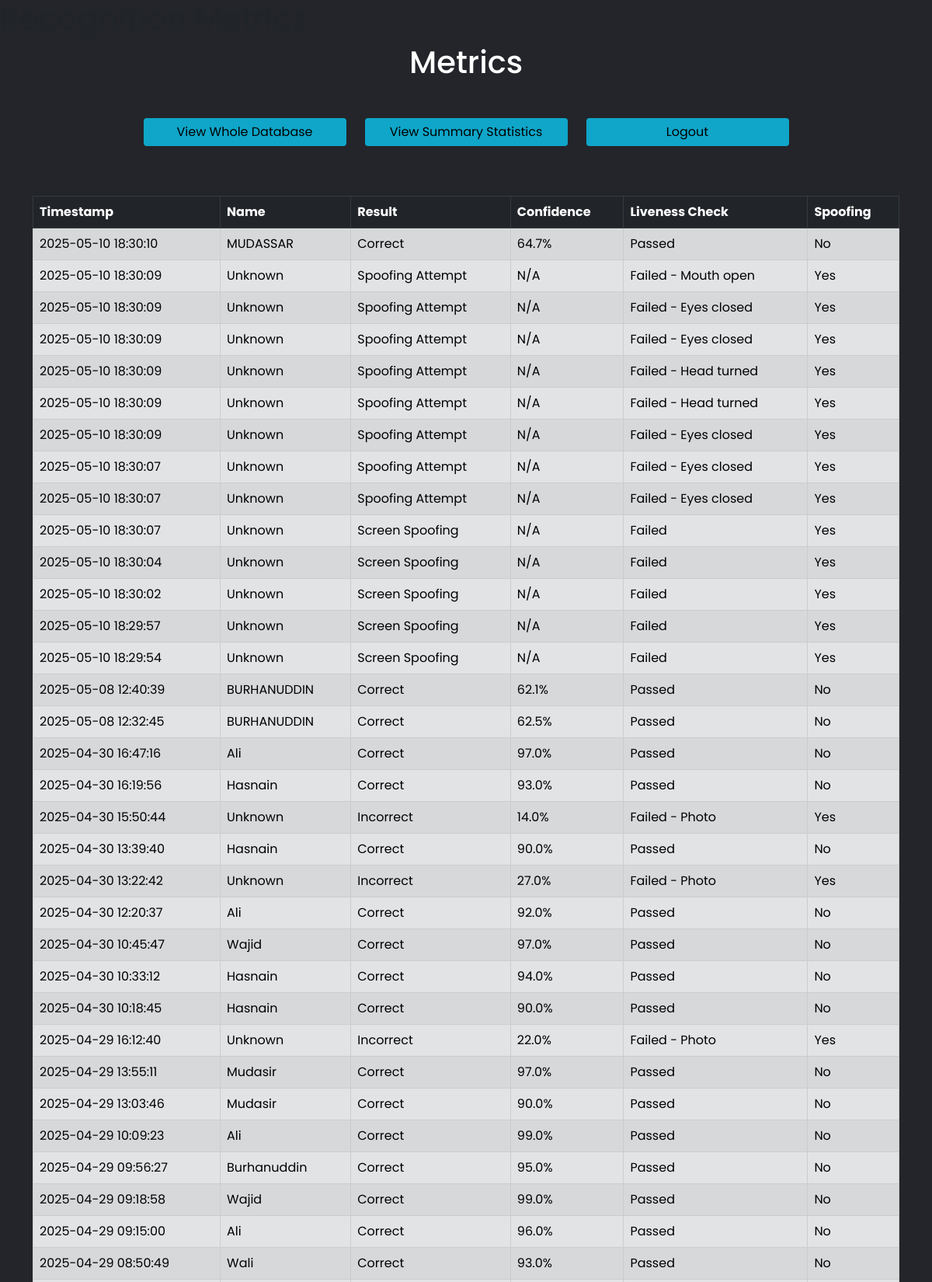
The app's page /metrics (upper part) with its own data.
### tables this page shows
CREATE TABLE RecognitionLogs (id INTEGER PRIMARY KEY AUTOINCREMENT, timestamp TEXT, name TEXT, recognition_result TEXT, is_spoofing BOOLEAN, confidence REAL, liveness_check TEXT);

### app.py (the view)
@app.route('/metrics', methods=["GET", "POST"])
def metrics():
        conn = sqlite3.connect('information.db')
        conn.row_factory = sqlite3.Row  # This enables column access by name
        date_filter = request.form.get('date_filter')
        name_filter = request.form.get('name_filter')
        result_filter = request.form.get('result_filter')
        query = "SELECT * FROM RecognitionLogs WHERE 1=1"
        params = []
        if date_filter:
            query += " AND date(timestamp) = ?"
            params.append(date_filter)
        if name_filter and name_filter != "All":
            query += " AND name = ?"
            params.append(name_filter)
        if result_filter and result_filter != "All":
            if result_filter == "Spoofing":
                query += " AND is_spoofing = 1"
            else:
                query += " AND recognition_result = ?"
                params.append(result_filter)
        query += " ORDER BY timestamp DESC"
        cur = conn.cursor()
        cur.execute(query, params)
        rows = cur.fetchall()
        cur.execute("SELECT DISTINCT name FROM RecognitionLogs WHERE name != 'Unknown' ORDER BY name")
        names = [row['name'] for row in cur.fetchall()]
        conn.close()
        return render_template('RecognitionMetrics.html', rows=rows, names=names, selected_date=date_filter, selected_name=name_filter, selected_result=result_filter)

### templates/RecognitionMetrics.html (shortened to what this page needs)
<!DOCTYPE html>
<html>
<head>
    <link href="https://cdn.jsdelivr.net/npm/bootstrap@5.0.2/dist/css/bootstrap.min.css" rel="stylesheet"
>
    <link rel="stylesheet" href="{{ url_for('static', filename='css/style.css') }}">
</head>
<body>
    <h1>Recognition Metrics</h1>
    <div class="container">
        <h1 class="text-center mb-5 text-white">Metrics</h1>
        <div class="row mb-5 justify-content-center">
            <div class="col-md-3">
                <form class="mb-3 w-100" action="/whole" method="post">
                    <button class="btn btn-primary blue-btn w-100">View Whole Database</button>
                </form>
            </div>
            <div class="col-md-3">
                <form class="mb-3 w-100" action="/metrics_summary" method="post">
                    <button class="btn btn-primary blue-btn w-100">View Summary Statistics</button>
                </form>
            </div>
            <div class="col-md-3">
                <form class="mb-3 w-100" action="/" method="GET">
                    <button class="btn btn-primary blue-btn w-100">Logout</button>
                </form>
            </div>
        </div>
        <div class="row">
            <div class="col-md-12">
                <table class="table table-secondary table-striped table-bordered table-hover mb-5">
                    <thead class="table-dark">
                        <tr>
                            <th>Timestamp</th>
                            <th>Name</th>
                            <th>Result</th>
                            <th>Confidence</th>
                            <th>Liveness Check</th>
                            <th>Spoofing</th>
                        </tr>
                    </thead>
                    <tbody>
                        {% for row in rows %}
                        <tr>
                            <td>{{ row['timestamp'] }}</td>
                            <td>{{ row['name'] }}</td>
                            <td>{{ row['recognition_result'] }}</td>
                            <td>{% if row['confidence'] %}{{ "%.1f"|format(row['confidence']*100) }}%{% else %}N/A{% endif %}</td>
                            <td>{{ row['liveness_check'] }}</td>
                            <td>{% if row['is_spoofing'] %}Yes{% else %}No{% endif %}</td>
                        </tr>
                        {% endfor %}
                    </tbody>
                </table>
            </div>
        </div>
    </div>
</body>
</html>

### static/css/style.css (style rules this page uses)
* { margin: 0; padding: 0; box-sizing: border-box; font-family: "Poppins", sans-serif; }
body { background: #23252a; }
.blue-btn { background-color: #0fa6c9 !important; color: black !important; border: white !important; }

### records on screen
RecognitionLogs: timestamp "2025-05-10 18:30:10", name "MUDASSAR", recognition_result "Correct", row['confidence']*100 "64.7", liveness_check "Passed", is_spoofing "No"
RecognitionLogs: timestamp "2025-05-10 18:30:09", name "Unknown", recognition_result "Spoofing Attempt", confidence "N/A", liveness_check "Failed - Mouth open", is_spoofing "Yes"
RecognitionLogs: timestamp "2025-05-10 18:30:09", name "Unknown", recognition_result "Spoofing Attempt", confidence "N/A", liveness_check "Failed - Eyes closed", is_spoofing "Yes"
RecognitionLogs: timestamp "2025-05-10 18:30:09", name "Unknown", recognition_result "Spoofing Attempt", confidence "N/A", liveness_check "Failed - Eyes closed", is_spoofing "Yes"
RecognitionLogs: timestamp "2025-05-10 18:30:09", name "Unknown", recognition_result "Spoofing Attempt", confidence "N/A", liveness_check "Failed - Head turned", is_spoofing "Yes"
RecognitionLogs: timestamp "2025-05-10 18:30:09", name "Unknown", recognition_result "Spoofing Attempt", confidence "N/A", liveness_check "Failed - Head turned", is_spoofing "Yes"
RecognitionLogs: timestamp "2025-05-10 18:30:09", name "Unknown", recognition_result "Spoofing Attempt", confidence "N/A", liveness_check "Failed - Eyes closed", is_spoofing "Yes"
RecognitionLogs: timestamp "2025-05-10 18:30:07", name "Unknown", recognition_result "Spoofing Attempt", confidence "N/A", liveness_check "Failed - Eyes closed", is_spoofing "Yes"
RecognitionLogs: timestamp "2025-05-10 18:30:07", name "Unknown", recognition_result "Spoofing Attempt", confidence "N/A", liveness_check "Failed - Eyes closed", is_spoofing "Yes"
RecognitionLogs: timestamp "2025-05-10 18:30:07", name "Unknown", recognition_result "Screen Spoofing", confidence "N/A", liveness_check "Failed", is_spoofing "Yes"
RecognitionLogs: timestamp "2025-05-10 18:30:04", name "Unknown", recognition_result "Screen Spoofing", confidence "N/A", liveness_check "Failed", is_spoofing "Yes"
RecognitionLogs: timestamp "2025-05-10 18:30:02", name "Unknown", recognition_result "Screen Spoofing", confidence "N/A", liveness_check "Failed", is_spoofing "Yes"
RecognitionLogs: timestamp "2025-05-10 18:29:57", name "Unknown", recognition_result "Screen Spoofing", confidence "N/A", liveness_check "Failed", is_spoofing "Yes"
RecognitionLogs: timestamp "2025-05-10 18:29:54", name "Unknown", recognition_result "Screen Spoofing", confidence "N/A", liveness_check "Failed", is_spoofing "Yes"
RecognitionLogs: timestamp "2025-05-08 12:40:39", name "BURHANUDDIN", recognition_result "Correct", row['confidence']*100 "62.1", liveness_check "Passed", is_spoofing "No"
RecognitionLogs: timestamp "2025-05-08 12:32:45", name "BURHANUDDIN", recognition_result "Correct", row['confidence']*100 "62.5", liveness_check "Passed", is_spoofing "No"
RecognitionLogs: timestamp "2025-04-30 16:47:16", name "Ali", recognition_result "Correct", row['confidence']*100 "97.0", liveness_check "Passed", is_spoofing "No"
RecognitionLogs: timestamp "2025-04-30 16:19:56", name "Hasnain", recognition_result "Correct", row['confidence']*100 "93.0", liveness_check "Passed", is_spoofing "No"
RecognitionLogs: timestamp "2025-04-30 15:50:44", name "Unknown", recognition_result "Incorrect", row['confidence']*100 "14.0", liveness_check "Failed - Photo", is_spoofing "Yes"
RecognitionLogs: timestamp "2025-04-30 13:39:40", name "Hasnain", recognition_result "Correct", row['confidence']*100 "90.0", liveness_check "Passed", is_spoofing "No"
RecognitionLogs: timestamp "2025-04-30 13:22:42", name "Unknown", recognition_result "Incorrect", row['confidence']*100 "27.0", liveness_check "Failed - Photo", is_spoofing "Yes"
RecognitionLogs: timestamp "2025-04-30 12:20:37", name "Ali", recognition_result "Correct", row['confidence']*100 "92.0", liveness_check "Passed", is_spoofing "No"
RecognitionLogs: timestamp "2025-04-30 10:45:47", name "Wajid", recognition_result "Correct", row['confidence']*100 "97.0", liveness_check "Passed", is_spoofing "No"
RecognitionLogs: timestamp "2025-04-30 10:33:12", name "Hasnain", recognition_result "Correct", row['confidence']*100 "94.0", liveness_check "Passed", is_spoofing "No"
RecognitionLogs: timestamp "2025-04-30 10:18:45", name "Hasnain", recognition_result "Correct", row['confidence']*100 "90.0", liveness_check "Passed", is_spoofing "No"
RecognitionLogs: timestamp "2025-04-29 16:12:40", name "Unknown", recognition_result "Incorrect", row['confidence']*100 "22.0", liveness_check "Failed - Photo", is_spoofing "Yes"
RecognitionLogs: timestamp "2025-04-29 13:55:11", name "Mudasir", recognition_result "Correct", row['confidence']*100 "97.0", liveness_check "Passed", is_spoofing "No"
RecognitionLogs: timestamp "2025-04-29 13:03:46", name "Mudasir", recognition_result "Correct", row['confidence']*100 "90.0", liveness_check "Passed", is_spoofing "No"
RecognitionLogs: timestamp "2025-04-29 10:09:23", name "Ali", recognition_result "Correct", row['confidence']*100 "99.0", liveness_check "Passed", is_spoofing "No"
RecognitionLogs: timestamp "2025-04-29 09:56:27", name "Burhanuddin", recognition_result "Correct", row['confidence']*100 "95.0", liveness_check "Passed", is_spoofing "No"
RecognitionLogs: timestamp "2025-04-29 09:18:58", name "Wajid", recognition_result "Correct", row['confidence']*100 "99.0", liveness_check "Passed", is_spoofing "No"
RecognitionLogs: timestamp "2025-04-29 09:15:00", name "Ali", recognition_result "Correct", row['confidence']*100 "96.0", liveness_check "Passed", is_spoofing "No"
RecognitionLogs: timestamp "2025-04-29 08:50:49", name "Wali", recognition_result "Correct", row['confidence']*100 "93.0", liveness_check "Passed", is_spoofing "No"
